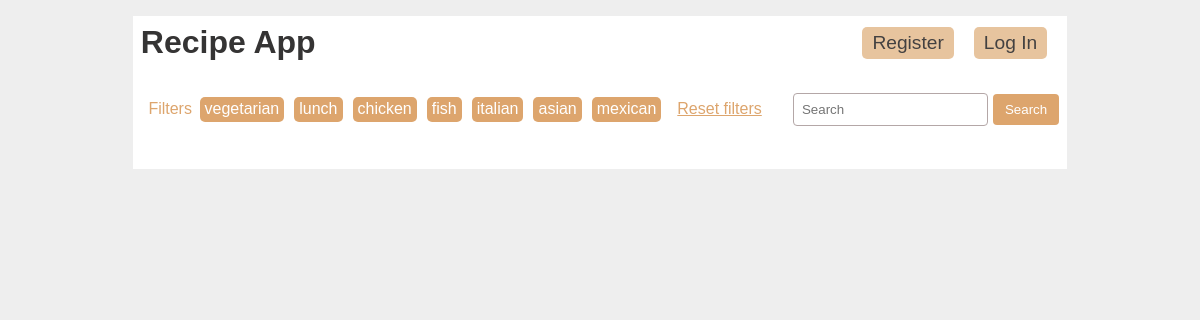
Page /filter_recipes/italian on the earlier database version.
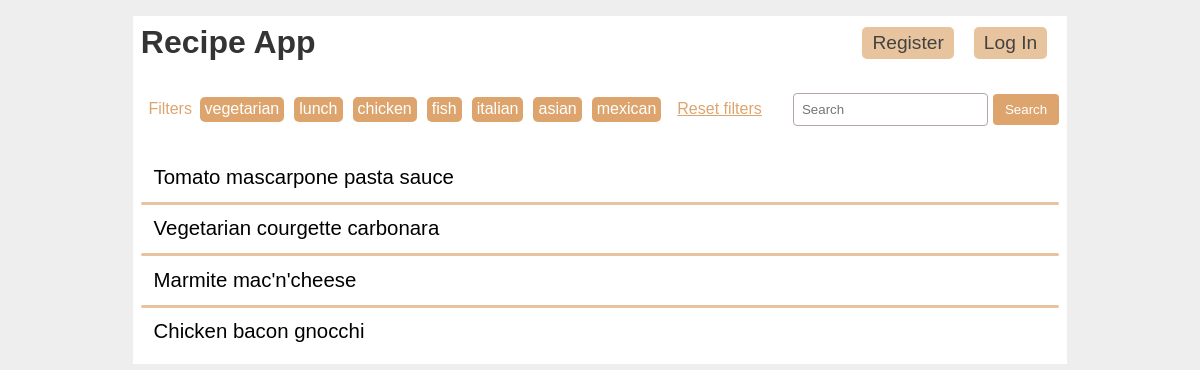
Same page on the later database version.
### tables this page shows
CREATE TABLE recipes (
  id INTEGER PRIMARY KEY AUTOINCREMENT,
  title TEXT NOT NULL,
  ingredients TEXT NOT NULL,
  instructions TEXT NOT NULL,
  tags TEXT
);

### recipe_db/home.py (the view)
@bp.route('/filter_recipes/<string:filter>')
def filter_recipes(filter):
    if filter == "reset":
        recipes = recipe_get_all()
    else:
        recipes = recipe_search(filter, by_tag=True)
    tags = recipe_get_popular_tags()
    return render_template('recipes/index.html', recipes=recipes, filter_words=tags)

### recipe_db/auth.py (called while the page is built)
@bp.before_app_request
def load_logged_in_user():
    user_id = session.get('user_id')
    if user_id is None:
        g.user = None
    else:
        g.user = user_get_user_by_id(user_id)
        if g.user is False:
            print("Warning: User ID is None!")

### recipe_db/db.py (called while the page is built)
def get_db():
    if 'db' not in g:
        g.db = sqlite3.connect(
            current_app.config['DATABASE'],
            detect_types=sqlite3.PARSE_DECLTYPES
        )
        g.db.row_factory = sqlite3.Row
    return g.db

def db_text_search(input_param):
    results = search_string_in_table ("recipes", input_param)
    return results

def search_string_in_table(table_name, search_string):
    query = f"SELECT * FROM {table_name} WHERE title LIKE ? OR ingredients LIKE ? OR instructions LIKE ? OR tags LIKE ?;"
    records = get_db().execute(query, ('%' + search_string + '%','%' + search_string + '%','%' + search_string + '%','%' + search_string + '%')).fetchall()
    return records

### recipe_db/recipe.py (called while the page is built)
def parse(recipe):
    recipe_fields = ['id', 'title', 'ingredients', 'instructions', 'tags']
    recipe = dict(zip(recipe_fields, recipe))
    return recipe

### recipe_db/templates/recipes/index.html (shortened to what this page needs)
{% extends 'base.html' %}
{% block filters %}
<div class="filter-section">
  <div class="filter-buttons">
    <p class="filter-non-tag">Filters</p>
    {% for filter_word in filter_words %}
      <a href="{{ url_for('home.filter_recipes', filter=filter_word) }}" class="filter-button">{{ filter_word }}</a>
    {% endfor %}
    <a href="{{ url_for('home.filter_recipes', filter="reset") }}" class="filter-non-tag">Reset filters</a>
  </div>
  <div class="search-container">
    <form action="{{ url_for('home.search', query='search') }}" method="get">
      <input type="search" placeholder="Search" name="q" class="search-input">
      <button type="submit" class="search-button">Search</button>
    </form>
  </div>
</div>
{% endblock %}
{% block content %}
  <div class="recipe-list">
  {% for recipe in recipes %}
    <div class="recipe-title">
      <a class="action" href="{{ url_for('home.view_full_details', id=recipe['id']) }}">
        <p>{{ recipe['title'] }}</p>
      </a>
    </div>
  {% if not loop.last %}
  <hr>
  {% endif %}
  {% endfor %}
  </div>
{% endblock %}

Differences in the rows shown:
now on this page (row edited): recipes: title "Tomato mascarpone pasta sauce"
added recipes: title "Vegetarian courgette carbonara"
added recipes: title "Marmite mac'n'cheese"
added recipes: title "Chicken bacon gnocchi"
